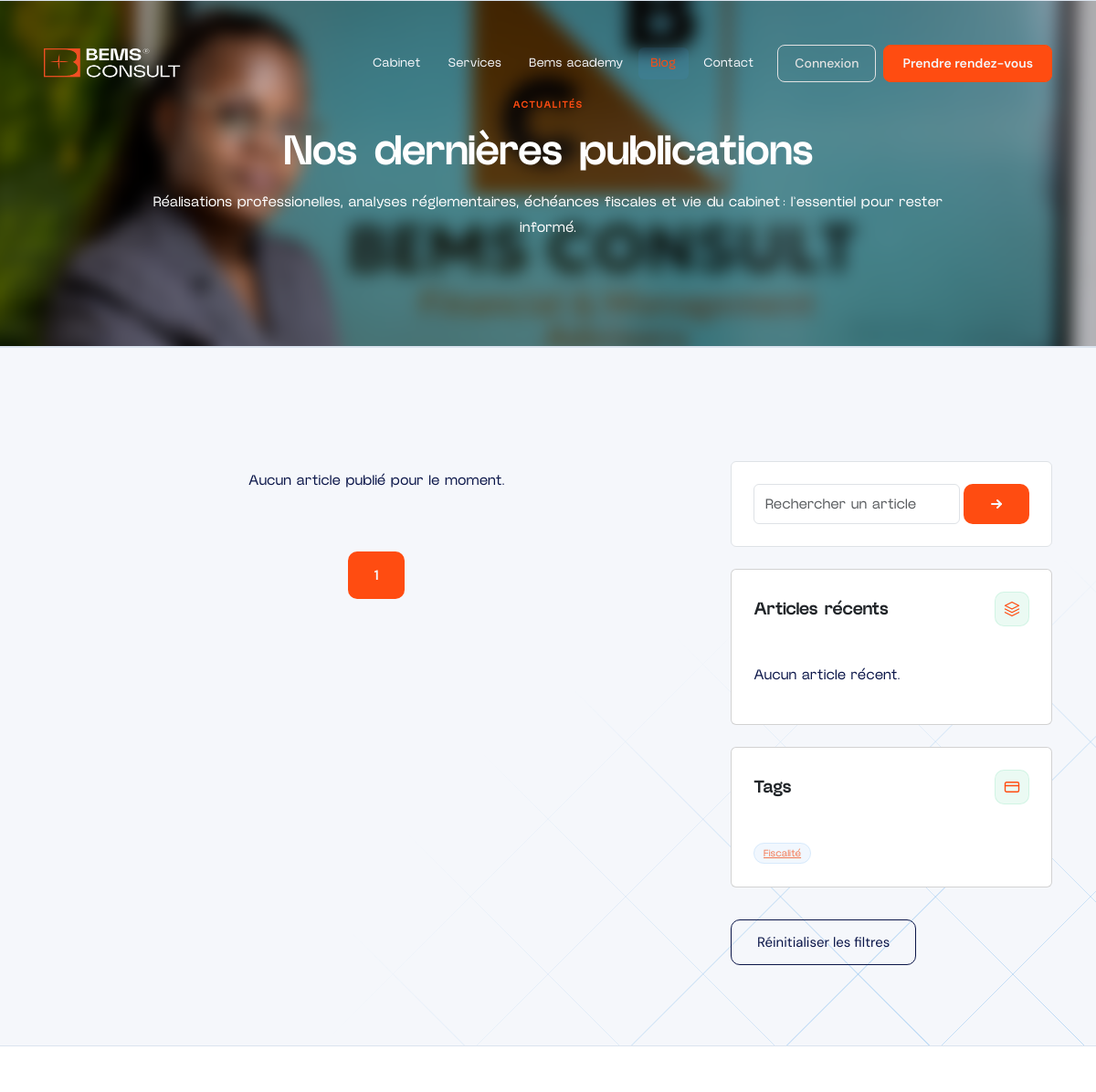
/blog/?categorie=2 (upper part), run on an earlier commit of the app's database.
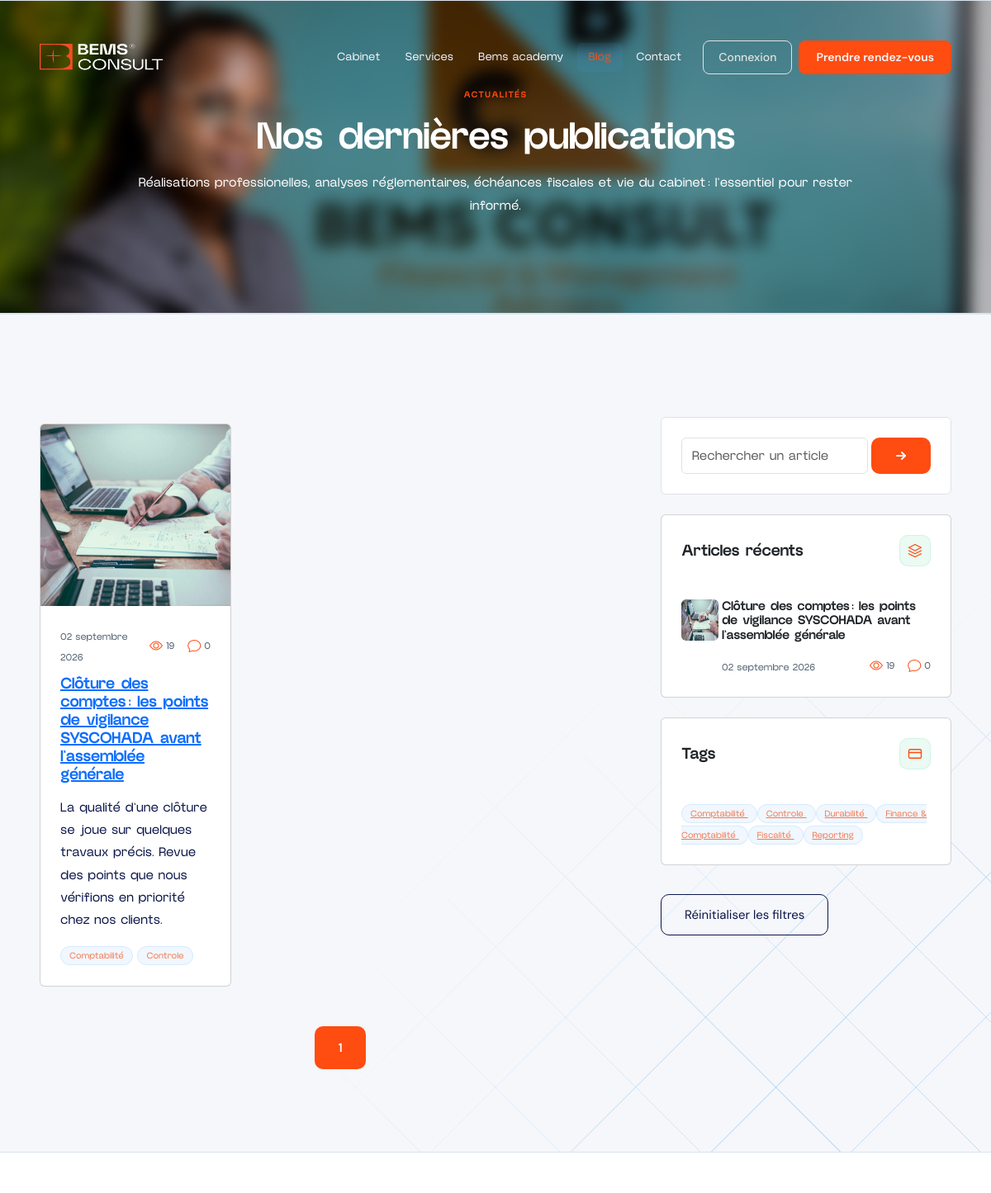
And on a later commit of the database.
### app/models.py (models this page shows, shortened)
class Categorie(models.Model):
    nom = models.CharField(max_length=100, unique=True)
    description = models.TextField(blank=True)
    created_at = models.DateTimeField(auto_now_add=True)
    class Meta:
        verbose_name = "Catégorie"
        verbose_name_plural = "Catégories"

class Article(models.Model):
    titre = models.CharField(max_length=255)
    slug = models.SlugField(max_length=255, unique=True)
    contenu = models.TextField()
    auteur = models.ForeignKey(User, on_delete=models.CASCADE, related_name="articles")
    created_at = models.DateTimeField(auto_now_add=True)
    updated_at = models.DateTimeField(auto_now=True)
    image = models.ImageField(upload_to='articles/', blank=True, null=True)
    jointure = models.FileField(upload_to='articles/jointure/', blank=True)
    class Meta:
        verbose_name = "Article"
        verbose_name_plural = "Articles"

class CategorieArticle(models.Model):
    article = models.ForeignKey(Article, on_delete=models.CASCADE, related_name="categorie_articles")
    categorie = models.ForeignKey(Categorie, on_delete=models.CASCADE, related_name="articles_associes")
    created_at = models.DateTimeField(auto_now_add=True)
    class Meta:
        unique_together = ("article", "categorie")
        verbose_name = "Catégorie d'article"
        verbose_name_plural = "Catégories d'articles"

### app/views.py (the view)
# urls.py: path('blog/', views.blog, name="blog"),
def blog(request):
    query = request.GET.get('q', '').strip()
    category_id = request.GET.get('categorie', '').strip()
    articles = Article.objects.select_related('auteur').prefetch_related('categorie_articles__categorie').order_by('-created_at')
    if query:
        articles = articles.filter(
            Q(titre__icontains=query)
            | Q(contenu__icontains=query)
            | Q(categorie_articles__categorie__nom__icontains=query)
        ).distinct()
    if category_id.isdigit():
        articles = articles.filter(categorie_articles__categorie_id=int(category_id)).distinct()
    else:
        category_id = ''
    recent_articles = articles[:3]
    paginator = Paginator(articles, 6)
    page_obj = paginator.get_page(request.GET.get('page'))
    pagination_params = request.GET.copy()
    pagination_params.pop('page', None)
    categories = Categorie.objects.order_by('nom')
    return render(request, 'users/blog.html', {
        'blog_active': 'active',
        'articles': page_obj.object_list,
        'page_obj': page_obj,
        'pagination_query': urlencode(pagination_params),
        'recent_articles': recent_articles,
        'categories': categories,
        'category_id': category_id,
        'query': query,
    })

### templates/users/blog.html (shortened to what this page needs)
{% extends 'users/base.html' %}
{% load static %}
{% block content %}
    {% block actu %}
<section class="dashboard-section" id="dashboard">
  <div class="dashboard-inner">
    <div style="text-align:center">
      <div class="section-tag">Actualités</div>
      <h2 class="section-title" style="color: var(--bg);">Nos dernières publications</h2>
      <p class="section-sub" style="color: var(--bg);">Réalisations professionelles, analyses réglementaires, échéances fiscales et vie du cabinet : l’essentiel pour rester informé. </p>
    </div>
  </div>
</section>
<section class="app-section" id="services">
<div class="row g-4">
    <div class="col-lg-8">
        <div class="row g-3 mt-3 mb-5">
            {% for article in articles %}
                <div class="col-lg-4">
                    <div class="card h-100">
                        {% if article.image %}
                            <img src="{{ article.image.url }}" class="card-img-top" alt="{{ article.titre }}" style="height: 220px; object-fit: cover;">
                        {% else %}
                            <img src="{% static 'images/flat-lay-business-concept.jpg' %}" class="card-img-top" alt="{{ article.titre }}" style="height: 220px; object-fit: cover;">
                        {% endif %}
                        <div class="card-body p-4">
                            <div class="d-flex justify-content-between mb-2">
                                <div>
                                    <span class="sec-badge-desc">{{ article.created_at|date:"d F Y" }}</span>
                                </div>
                                <div class="d-flex gap-3">
                                    <div class="d-flex align-items-center gap-1">
                                    <i class="bi bi-eye" style="color: var(--sky);"></i>
                                    <span class="sec-badge-desc">{{ article.lectures.count }}</span>
                                    </div>
                                    <div class="d-flex align-items-center gap-1">
                                    <i class="bi bi-chat" style="color: var(--sky);"></i>
                                    <span class="sec-badge-desc">{{ article.commentaires.count }}</span>
                                    </div>
                                </div>
                            </div>
                            <a href="{% url 'detail_article' article.slug %}"><h5 class="card-title">{{ article.titre }}</h5></a>
                            <p class="section-sub mt-3 mb-3">{{ article.contenu|striptags|truncatechars:150 }}</p>
                            {% for categorie_article in article.categorie_articles.all|slice:':2' %}
                                <span class="sc-pill">{{ categorie_article.categorie.nom }}</span>
                            {% empty %}
                                <span class="sc-pill">Actualité</span>
                            {% endfor %}
                        </div>
                    </div>
                </div>
            {% empty %}
                <div class="col-12 text-center">
                    <p class="section-sub">Aucun article publié pour le moment.</p>
                </div>
            {% endfor %}
        </div>
        <div style="text-align:center">
            {% for page_number in page_obj.paginator.page_range %}
                <a href="?{% if pagination_query %}{{ pagination_query }}&{% endif %}page={{ page_number }}" class="{% if page_number == page_obj.number %}btn-hero{% else %}btn-secondary{% endif %}">{{ page_number }}</a>
            {% endfor %}
        </div>
    </div>
    {% endblock %}
    <div class="col-lg-4">
        <form method="get" action="{% url 'blog' %}">
            <div class="p-4 rounded border d-flex justify-content-between gap-1 mt-4" style="background-color: var(--bg);">
                <input class="form-control" type="search" name="q" value="{{ query }}" placeholder="Rechercher un article" aria-label="Rechercher un article">
                <button class="btn-hero"><svg viewBox="0 0 16 16"><line x1="3" y1="8" x2="13" y2="8"/><polyline points="9,4 13,8 9,12"/></svg></button>
            </div>
        </form>
        <div class="p-4 rounded card mt-4">
            <div class="d-flex justify-content-between gap-1">
                <h5 class="card-title mb-5 mt-2">Articles récents</h5>
                <div class="stat-icon" style="background:rgba(61,204,142,.1);border-color:rgba(61,204,142,.15)">
                    <svg viewBox="0 0 24 24"><path d="M12 2L2 7l10 5 10-5-10-5z"/><path d="M2 17l10 5 10-5"/><path d="M2 12l10 5 10-5"/></svg>
                </div>
            </div>
            {% for article in recent_articles %}
                <div class="d-flex justify-content-start gap-1">
                    {% if article.image %}
                        <img src="{{ article.image.url }}" class="rounded" width="45" height="50" alt="{{ article.titre }}">
                    {% else %}
                        <img src="{% static 'images/cloture-comptes.jpg' %}" class="rounded" width="45" height="50" alt="{{ article.titre }}">
                    {% endif %}
                    <div>
                        <a href="{% url 'detail_article' article.slug %}" style="text-decoration: none;"><h6 class="card-title text-dark">{{ article.titre }}</h6></a>
                        <div class="d-flex justify-content-between">
                            <div>
                                <span class="sec-badge-desc">{{ article.created_at|date:"d F Y" }}</span>
                            </div>
                            <div class="d-flex gap-3">
                                <div class="d-flex align-items-center gap-1">
                                <i class="bi bi-eye" style="color: var(--sky);"></i>
                                <span class="sec-badge-desc">{{ article.lectures.count }}</span>
                                </div>
                                <div class="d-flex align-items-center gap-1">
                                <i class="bi bi-chat" style="color: var(--sky);"></i>
                                <span class="sec-badge-desc">{{ article.commentaires.count }}</span>
                                </div>
                            </div>
                        </div>
                    </div>
                </div>
            {% empty %}
                <p class="section-sub">Aucun article récent.</p>
            {% endfor %}
        </div>
        <div class="p-4 rounded card mt-4 mb-5">
            <div class="d-flex justify-content-between gap-1">
                <h5 class="card-title mb-5 mt-2">Tags</h5>
                <div class="stat-icon" style="background:rgba(61,204,142,.1);border-color:rgba(61,204,142,.15)">
                    <svg viewBox="0 0 24 24"><rect x="2" y="5" width="20" height="14" rx="2"/><line x1="2" y1="10" x2="22" y2="10"/></svg>
                </div>
            </div>
            <div>
                {% for categorie in categories %}
                    <a href="{% url 'blog' %}?categorie={{ categorie.id }}" class="sc-pill{% if category_id == categorie.id|stringformat:'s' %} active{% endif %}">
                        {{ categorie.nom }}
                    </a>
                {% empty %}
                    <p class="section-sub">Aucune catégorie associée.</p>
                {% endfor %}
            </div>
        </div>
        {% if category_id or query %}
            <a href="{% url 'blog' %}" class="btn-secondary">
                Réinitialiser les filtres
            </a>
        {% endif %}
    </div>
</div>
</section>
<section class="features-section" id="newsletter">
</section>
{% endblock %}

### templates/users/base.html (shortened to what this page needs)
{% load static %}
<!DOCTYPE html>
<html lang="fr">
<head>
<link href="https://cdn.jsdelivr.net/npm/bootstrap@5.3.8/dist/css/bootstrap.min.css" rel="stylesheet">
<link rel="stylesheet" href="https://cdn.jsdelivr.net/npm/bootstrap-icons@1.13.1/font/bootstrap-icons.min.css">
<link rel="stylesheet" href="{% static 'css/templatemo-623-novapay-style.css' %}">
</head>
<body>
{% block nav %}
<nav id="mainNav">
  <a href="/" class="nav-logo">
    <img src="{% static 'images/Logo.png' %}" height="40" width="150" alt="Bems Consult logo">
  </a>
  <div class="nav-links">
    <a href="/cabinet" class="{{cabinet_active}}">Cabinet</a>
    <a href="/services" class="{{services_active}}">Services</a>
    <a href="https://www.bems.academy" target="_blank" class="{{academy_active}}">Bems academy</a>
    <a href="/blog" class="{{blog_active}}">Blog</a>
    <a href="/contact" class="{{contact_active}}">Contact</a>
  </div>
  <div class="nav-cta">
    {% if user.is_authenticated %}
      <a href="{% url 'deconnexion' %}" class="btn-ghost">Déconnexion</a>
    {% else %}
      <a href="/connexion" class="btn-ghost">Connexion</a>
    {% endif %}
    <a href="https://calendly.com/mars-muka" target="_blank" class="btn-primary">Prendre rendez-vous</a>
  </div>
</nav>
{% endblock %}
{% block content %}{% endblock %}
{% block footer %}
</body>
</html>
{% endblock %}

What changed in the data, as far as the page shows it:
added Article: image (picture), created_at "02 septembre 2026", lectures.count "19", commentaires.count "0", titre "Clôture des comptes : les points de vigilance SYSCOHADA avant l’assemblée générale", contenu "La qualité d’une clôture se joue sur quelques travaux précis. Revue des points que nous vérifions en priorité chez nos clients."
added CategorieArticle: categorie.nom "Comptabilité"
added CategorieArticle: categorie.nom "Controle"
added Categorie: nom "Comptabilité"
added Categorie: nom "Controle"
added Categorie: nom "Durabilité"
added Categorie: nom "Finance & Comptabilité"
added Categorie: nom "Reporting"
Also different on the page:
text no longer shown: "Aucun article publié pour le moment. Aucun article récent."
